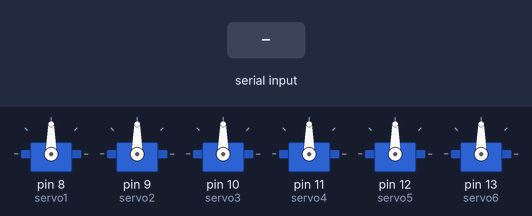
Bench run of a sketch on a simulated Arduino Uno, built with avr-gcc and run on an emulated ATmega328P. Shown: 6 × servo. The test bench sets the inputs (shaded band).

Above: at 1.2 s.
1.3 s: "1" received over the second serial link
At 1.8 s:
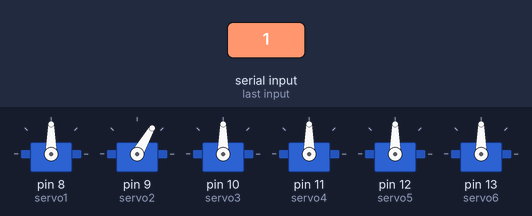
2.8 s: "0" received over the second serial link
At 4.1 s:
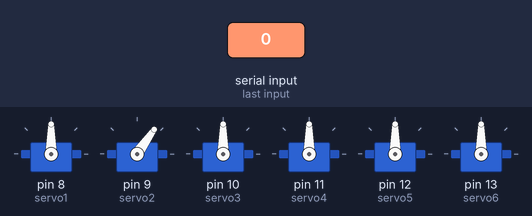
Timing chart, 0 to 5.8 s (numbered marks = the images above; inputs shaded):
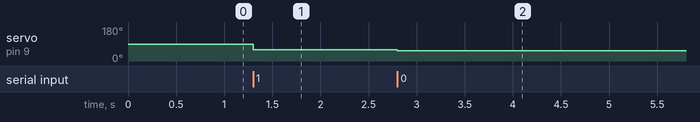

Measured:
- after the input at 1.3 s, servo on pin 9 (servo2): 90° → 60° at once
- after the input at 2.8 s, servo on pin 9 (servo2): 60° → 55° at once

The sketch:

ArduinoBluetoothControl.ino
```cpp
#include <SoftwareSerial.h> // import bluetooth
#include <Servo.h>          //import servo
SoftwareSerial mySerial(2, 3);// TX, RX
Servo servo1; //กำหนด servo
Servo servo2;
Servo servo3;
Servo servo4;
Servo servo5;
Servo servo6;
    void setup() // set ขา servo
    {
      Serial.begin(9600);
      servo1.attach(8);
      servo2.attach(9);
      servo3.attach(10);
      servo4.attach(11);
      servo5.attach(12);
      servo6.attach(13);
      while (!Serial) ;
      mySerial.begin(9600);
    }
    int angle;
    void loop()
    {
      if(mySerial.available()){ // อ่านค่าจาก Bluetooth
        angle = mySerial.read();
      if (angle >= 0 && angle <=36){ // ช่วงมุมของ servo1
        angle = angle * 5;
        servo1.write(angle);
       }
      else if(angle >=37 && angle <= 73){ // ช่วงมุมของ servo2
        angle = angle - 37;
        angle = angle * 5;
        servo2.write(angle);
      }
      else if(angle >=74 && angle <= 110){ // ช่วงมุมของ servo3
        angle = angle - 74;
        angle = angle * 5;
        servo3.write(angle);
      }
      else if(angle >=111 && angle <= 147){ // ช่วงมุมของ servo4
        angle = angle - 111;
        angle = angle * 5;
        servo4.write(angle);
      }
      else if(angle >=148 && angle <= 184){ // ช่วงมุมของ servo5
        angle = angle - 148;
        angle = angle * 5;
        servo5.write(angle);
      }
      else if(angle >=185 && angle <= 221){ // ช่วงมุมของ servo6 ** servo6 ไม่ได้ใช้เพราะนำออกไป
        angle = angle - 185;
        angle = angle * 5;
        servo6.write(angle);
      }
      }
    }
```
